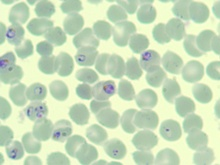
%> input picture g3.JPG, 220 x 165 px, shrunk from 2048 x 1536 before the run
$ octave malaria.m   (GNU Octave 9; MATLAB toolbox functions it lacks are replaced by stand-ins)
%> lines starting %> are read from the running program, lines starting %| are printed output that depends on the picture; in (x1, y1, x2, y2) boxes, pixels count from 0 and x2, y2 are one past the last pixel; in counts of white or black regions, pixels touching at a corner belong together; the program's own positions count from 1
### MidpointCircle.m
% Draw a circle in a matrix using the integer midpoint circle algorithm

function i = MidpointCircle(i, radius, xc, yc, value)

xc = int16(xc);
yc = int16(yc);

x = int16(0);
y = int16(radius);
d = int16(1 - radius);

i(xc, yc+y) = value;
i(xc, yc-y) = value;
i(xc+y, yc) = value;
i(xc-y, yc) = value;

while ( x < y - 1 )
    x = x + 1;
    if ( d < 0 )
        d = d + x + x + 1;
    else
        y = y - 1;
        a = x - y + 1;
        d = d + a + a;
    end
    i( x+xc,  y+yc) = value;
    i( y+xc,  x+yc) = value;
    i( y+xc, -x+yc) = value;
    i( x+xc, -y+yc) = value;
    i(-x+xc, -y+yc) = value;
    i(-y+xc, -x+yc) = value;
    i(-y+xc,  x+yc) = value;
    i(-x+xc,  y+yc) = value;
end

### mask.m
% Get masks of candidate nuclei and purple areas.
% Build the circlar masks used for cell detection

% Mask 1
inner_rad = 60;
outer_rad = 80;
ec_1 = floor(0.5*(outer_rad+inner_rad)*2*pi);

center = outer_rad+2;
mask1_size = center*2;

circleimg = zeros(mask1_size,mask1_size);
circleimg = MidpointCircle(circleimg, outer_rad, center, center, 1);

cimg2 = zeros(mask1_size,mask1_size);
cimg2 = MidpointCircle(cimg2, inner_rad, center, center, 1);

cimg3 = imcomplement(or(circleimg, cimg2));

c_label = bwlabel(cimg3, 4);

cimg4 = zeros(mask1_size,mask1_size);
for i=1:mask1_size
    for j=1:mask1_size
        if (c_label(i,j) == 2)
            cimg4(i,j) = 1;
        end
    end
end

mask1 = cimg4;

% ************* MASK 2 *************
inner_rad = 72;
outer_rad = 104;
ec_2 = floor(0.5*(outer_rad+inner_rad)*2*pi);

center = outer_rad+2;
mask2_size = center*2;

circleimg = zeros(mask2_size,mask2_size);
circleimg = MidpointCircle(circleimg, outer_rad, center, center, 1);

cimg2 = zeros(mask2_size,mask2_size);
cimg2 = MidpointCircle(cimg2, inner_rad, center, center, 1);

cimg3 = imcomplement(or(circleimg, cimg2));

c_label = bwlabel(cimg3, 4);

cimg4 = zeros(mask2_size,mask2_size);
for i=1:mask2_size
    for j=1:mask2_size
        if (c_label(i,j) == 2)
            cimg4(i,j) = 1;
        end
    end
end

mask2 = cimg4;

% ************* MASK 3 *************
inner_rad = 96;
outer_rad = 128;
ec_3 = floor(0.5*(outer_rad+inner_rad)*2*pi);

center = outer_rad+2;
mask3_size = center*2;

circleimg = zeros(mask3_size,mask3_size);
circleimg = MidpointCircle(circleimg, outer_rad, center, center, 1);

cimg2 = zeros(mask3_size,mask3_size);
cimg2 = MidpointCircle(cimg2, inner_rad, center, center, 1);

cimg3 = imcomplement(or(circleimg, cimg2));

c_label = bwlabel(cimg3, 4);

cimg4 = zeros(mask3_size,mask3_size);
for i=1:mask3_size
    for j=1:mask3_size
        if (c_label(i,j) == 2)
            cimg4(i,j) = 1;
        end
    end
end

mask3 = cimg4;

### malaria.m
close all; clear all; clc;

% Specify the input image here.
im = imread('g3.jpg');
%> im is the input picture: size 165x220x3 uint8; mean R, G, B 200.1, 219.5, 186.8

% Conversion to HSV
im_hsv = rgb2hsv(im);
%> im_hsv: size 165x220x3 double; mean H, S, V 0.28, 0.154, 0.862

%Separation of H, S and V components

im_H = im_hsv(:,:,1);
im_S = im_hsv(:,:,2);
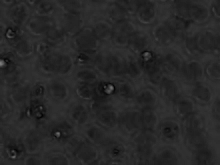
%> im_S: size 165x220 double; min 0.011, max 0.491, mean 0.154
im_V = im_hsv(:,:,3);
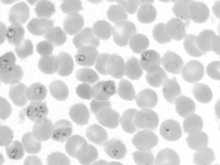
%> im_V: size 165x220 double; min 0.459, max 1, mean 0.862

% Applying histogram equalization

im_H_adj = histeq(im_H);
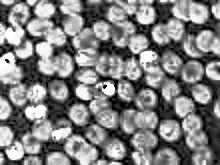
%> im_H_adj: size 165x220 double; min 0, max 1, mean 0.504
im_S_adj = histeq(im_S);
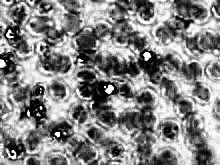
%> im_S_adj: size 165x220 double; min 0, max 1, mean 0.517
im_V_adj = histeq(im_V);
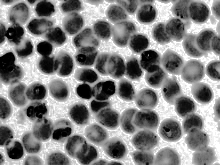
%> im_V_adj: size 165x220 double; min 0, max 1, mean 0.504; mean of the top-left, top-right, bottom-left and bottom-right quarters 0.469, 0.504, 0.476, 0.565

% Building the area mask

im_areamask = imcomplement(im2bw(im,graythresh(rgb2gray(im))));
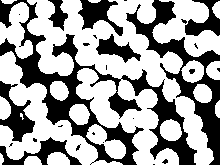
%> im_areamask: size 165x220 logical; 62% white; 26 black regions (17 under 20 px), largest, box (x1, y1, x2, y2) and area: (0, 0, 197, 165) 6568, (126, 0, 220, 165) 3223, (0, 81, 35, 142) 880

% Build the RBC outline mask

im_edgemask = (im_V_adj > 0.6 & im_V_adj < 0.7);
%> im_edgemask: size 165x220 logical; 11.4% white in thin lines or dots

% Tiny region removal

im_edgemask_clean = bwareaopen(im_edgemask, 200);
%> im_edgemask_clean: size 165x220 logical; 1.9% white in thin lines or dots, all inside (x1, y1, x2, y2) = (68, 0, 212, 159)

% Use Canny edge detection to get edge mask

im_edges = edge(im_edgemask_clean, 'canny');
%> im_edges: size 165x220 logical; 3% white in thin lines or dots, all inside (x1, y1, x2, y2) = (67, 1, 213, 160)

run mask.m

% Threshold by H and S components.
% Use S to distinguish nuclei. Use H to distinguish purple.

a = histeq(im_H);
b = histeq(im_S);
c = histeq(im_V);

im_nuclei_mask = and(a==1, b>0.98);
%> im_nuclei_mask: size 165x220 logical; 0.41% white; 8 white regions (5 under 20 px), largest, box (x1, y1, x2, y2) and area: (106, 85, 114, 94) 41, (0, 60, 5, 67) 30, (144, 52, 150, 60) 28

% Clean up the nuclei area masks (most likely just
% small area removal).

nuclei_cleaned = bwareaopen(im_nuclei_mask, 30);
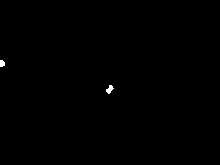
%> nuclei_cleaned: size 165x220 logical; 0.2% white; 2 white regions, box (x1, y1, x2, y2) and area: (106, 85, 114, 94) 41, (0, 60, 5, 67) 30

label1 = bwlabel(nuclei_cleaned);
%> label1: size 165x220 double; 3 distinct labels, from 0 to 2
props1 = regionprops(label1, 'Centroid');
%> props1 = 2 regions; Centroid: [2.7 64.1], [110.3 90]
centroids = cat(1, props1.Centroid);
%> centroids = [2.73 64.07; 110.3 89.95]
num_centroids = size(centroids,1);
%> num_centroids = 2
final_centers = [];

% For each successful nuclei try to discern a cell border
% surrounding the cell

for i=1:num_centroids
    current_centroid = centroids(i,:);
    current_centroid(1) = round(current_centroid(1));
    current_centroid(2) = round(current_centroid(2));
    left_bound = current_centroid(1)-100;
    right_bound = current_centroid(1)+100;
    bottom_bound = current_centroid(2)-100;
    top_bound = current_centroid(2)+100;

    % Skipping boundary cases.
    if (left_bound < 1 || right_bound > size(im,2) || bottom_bound < 1 || top_bound > size(im,1))
        continue;
    end

    current_buff = im(bottom_bound:top_bound, left_bound:right_bound, :);

    current_edge = im_edges(bottom_bound:top_bound, left_bound:right_bound);
    current_mask = im_areamask(bottom_bound:top_bound, left_bound:right_bound);
    % Run circle detection algorithm

    largest = mask3_size;   % size of largest mask

    % zeros matrix
    cb_big = zeros(size(current_buff,1)+largest, size(current_buff,2)+largest);
    % ones matrix
    cb_bigmask = 1+cb_big;
    % setting the central regions of the two matrices to current edge and
    % area mask
    cb_big(largest/2:largest/2+size(current_buff,1)-1, ...
        largest/2:largest/2+size(current_buff,2)-1) = current_edge;
    cb_bigmask(largest/2:largest/2+size(current_buff,1)-1, ...
        largest/2:largest/2+size(current_buff,2)-1) = current_mask;

    % centers for the three masks
    centers1 = [];
    centers2 = [];
    centers3 = [];

    step_size = 3*3;
    excl_zone = 6;
    cur_x = 1+largest/2;
    cur_y = 1;

    x_iters = floor((size(cb_big,1)-largest)/step_size);
    y_iters = floor((size(cb_big,2)-largest)/step_size);

    excl_matrix = zeros(x_iters,y_iters);

    for ic=1:x_iters
        cur_y = 1+largest/2;
        for jc=1:y_iters
            for k=1:3
                if (excl_matrix(ic,jc) == 0)
                    if (k == 1)
                        cur_mask = mask1;
                        mask_size = mask1_size;
                        ec = ec_1;
                    elseif (k == 2)
                        cur_mask = mask2;
                        mask_size = mask2_size;
                        ec = ec_2;
                    elseif (k == 3)
                        cur_mask = mask3;
                        mask_size = mask3_size;
                        ec = ec_3;
                    end

                    segment_thresh = 0.3*2*ec;

                    temp_buff = zeros(mask_size, mask_size);

                    % Copy the image into the temp buffer
                    temp_buff = cb_big(cur_x-(mask_size/2):cur_x+(mask_size/2)-1, ...
                        cur_y-(mask_size/2):cur_y+(mask_size/2)-1);

                    % 'AND' the contents of the window with the ring-shaped
                    % mask to try and detect a circular outline
                    temp_buff = and(temp_buff, cur_mask);

                    % METHOD: Do image segmentation and then look at the
                    %  size of the longest segment (number of pixels).
                    % (A better idea may be to either take the longest n segments,
                    % or the sum of all segments longer than a certain percentage
                    % of the mask circumference...)
                    [buflabel num] = bwlabel(temp_buff, 8);
                    num_long_segs = 0;      % Alternate metric-count the number of long segments
                    if (num == 1)
                        % If only one segment, just use the simple method
                        val = sum(temp_buff(:));
                    else
                        bufprops = regionprops(buflabel, 'Area'); %, 'Eccentricity');
                        bufareas = cat(1, bufprops.Area);

                        % Find the sum of all segments longer than 0.3x the
                        % expected perimeter.
                        val = 0;
                        for areactr=1:length(bufareas)
                            % Longer segments are considered more desirable.
                            if (bufareas(areactr) > ec*0.5)
                                val = val+bufareas(areactr)*1.3;
                            elseif (bufareas(areactr) > ec*0.4)
                                val = val+bufareas(areactr)*1.15;
                            elseif (bufareas(areactr) > ec*0.3)
                                val = val+bufareas(areactr)*1;
                            elseif (bufareas(areactr) > ec*0.2)
                                val = val+bufareas(areactr)*0.8;
                            end
                        end
                    end

                    if (val > segment_thresh && cb_bigmask(cur_x,cur_y) == 1)
                        % Store this value in the centers array
                        if (k == 1)
                            centers1 = [centers1; cur_x cur_y];
                        elseif (k == 2)
                            centers2 = [centers2; cur_x cur_y];
                        elseif (k == 3)
                            centers3 = [centers3; cur_x cur_y];
                        end
                        % Mark adjacent values as 'do not check'
                        for ii=-excl_zone:excl_zone
                            for jj=-excl_zone:excl_zone
                                cx = ic+ii;
                                cy = jc+jj;
                                if (cx < 1)
                                    cx = 1;
                                end
                                if (cx > size(excl_matrix,1))
                                    cx = size(excl_matrix,1);
                                end
                                if (cy < 1)
                                    cy = 1;
                                end
                                if (cy > size(excl_matrix,2))
                                    cy = size(excl_matrix,2);
                                end

                                excl_matrix(cx,cy) = -1;
                            end
                        end
                    end
                end
            end
            cur_y = cur_y + step_size;
        end
        cur_x = cur_x + step_size;
    end

    % Cleanup
    num_cells_detected = size(centers1,1) + size(centers2,1) + ...
        size(centers3,1);

    all_vec = [centers1 1+zeros(size(centers1,1), 1); ...
        centers2 2+zeros(size(centers2,1), 1); ...
        centers3 3+zeros(size(centers3,1), 1)];

    % Find the circle center closest to the current centroid
    for z=1:num_cells_detected
        dist = (size(cb_big,1)/2-all_vec(z,1))^2 + (size(cb_big,1)/2-all_vec(z,2))^2;
        if (z==1 || dist < mindist)
            mindist = dist;
            ct1 = [all_vec(z,1) all_vec(z,2)];
            type = all_vec(z,3);
        end
    end

    if (num_cells_detected > 0)
        final_centers = [final_centers; ct1 type current_centroid];
    end

    fprintf('Run %d: found %d circles...\n', i, num_cells_detected);
end
%> this loop made 2 passes
%> (left_bound, right_bound, bottom_bound, top_bound) on passes 1 to 2: (-97, 103, -36, 164), (10, 210, -10, 190)
%> after the loop, current_centroid = [110 90]

$ run again, with g1.JPG copied over g3.JPG
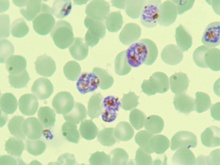
%> input picture g1.JPG, 220 x 165 px, shrunk from 2048 x 1536 before the run
%> im is the input picture: size 165x220x3 uint8; mean R, G, B 200.5, 220.5, 177
%> im_hsv: size 165x220x3 double; mean H, S, V 0.26, 0.207, 0.869
%> `im_areamask = imcomplement(im2bw(im,graythresh(rgb2gray(im))));`:
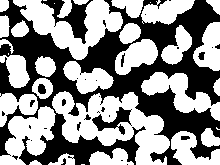
%> im_areamask: size 165x220 logical; 55% white; 32 black regions (21 under 20 px), largest, box (x1, y1, x2, y2) and area: (0, 0, 220, 165) 14734, (41, 0, 93, 44) 810, (92, 107, 132, 135) 430
%> im_edgemask: size 165x220 logical; 9.7% white in thin lines or dots
%> im_edgemask_clean: size 165x220 logical; 1% white; 1 white region, box (x1, y1, x2, y2) and area: (40, 122, 80, 165) 369
%> `im_edges = edge(im_edgemask_clean, 'canny');`:
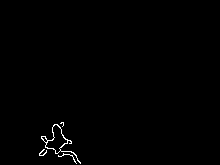
%> im_edges: size 165x220 logical; 0.59% white in thin lines or dots, all inside (x1, y1, x2, y2) = (39, 122, 81, 164)
%> im_nuclei_mask: size 165x220 logical; 0.15% white in thin lines or dots, all inside (x1, y1, x2, y2) = (93, 16, 154, 108)
%> nuclei_cleaned: size 165x220 logical; every value is 0
%> label1: size 165x220 double; every value is 0
%> props1 = 0 regions
%> centroids = []
%> num_centroids = 0

$ run again, with g2.JPG copied over g3.JPG
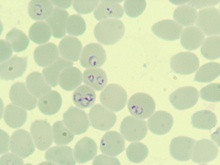
%> input picture g2.JPG, 220 x 165 px, shrunk from 2048 x 1536 before the run
%> im is the input picture: size 165x220x3 uint8; mean R, G, B 209.9, 221.7, 182.6
%> im_hsv: size 165x220x3 double; mean H, S, V 0.221, 0.176, 0.869
%> `im_areamask = imcomplement(im2bw(im,graythresh(rgb2gray(im))));`:
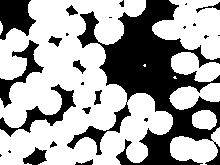
%> im_areamask: size 165x220 logical; 64.6% white; 25 black regions (11 under 20 px), largest, box (x1, y1, x2, y2) and area: (67, 0, 220, 165) 9426, (0, 0, 36, 40) 966, (0, 84, 76, 137) 884
%> im_edgemask: size 165x220 logical; 10.8% white in thin lines or dots
%> im_edgemask_clean: size 165x220 logical; 10% white in thin lines or dots
%> `im_edges = edge(im_edgemask_clean, 'canny');`:
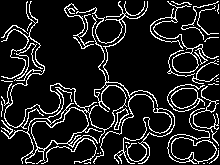
%> im_edges: size 165x220 logical; 12.9% white in thin lines or dots
%> im_nuclei_mask: size 165x220 logical; 0.02% white in thin lines or dots, all inside (x1, y1, x2, y2) = (57, 36, 134, 108)
%> nuclei_cleaned: size 165x220 logical; every value is 0
%> label1: size 165x220 double; every value is 0
%> props1 = 0 regions
%> centroids = []
%> num_centroids = 0
